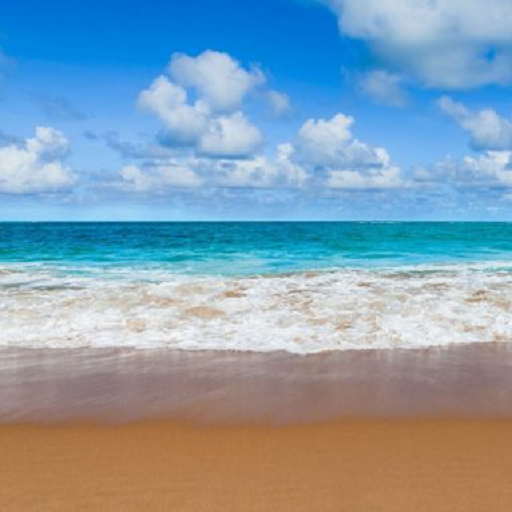
#> input picture Aula 10 - Scripts/praia.png, 512 x 512 px
$ python 'textura - skimage -praia e onda.py'   (older library calls are emulated)
#> lines starting #> are read from the running program, lines starting #| are printed output that depends on the picture
import matplotlib.pyplot as plt

from skimage.feature import greycomatrix, greycoprops
from skimage import data
import skimage
import cv2

PATCH_SIZE = 21

# open the camera image
image = cv2.imread("praia.png",0)
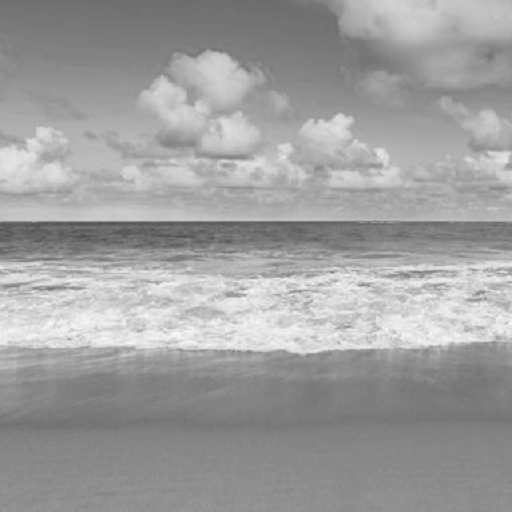
#> image: shape (512, 512); min 78, max 249, mean 158.7
#cv2.imshow("imagem",image)
#cv2.waitKey(0)

# select some patches from grassy areas of the image
grass_locations = [(474, 291), (440, 433), (466, 18), (462, 236)]
grass_patches = []
for loc in grass_locations:
    grass_patches.append(image[loc[0]:loc[0] + PATCH_SIZE,
                               loc[1]:loc[1] + PATCH_SIZE])
#> after the loop, grass_patches = 4 items

# select some patches from sky areas of the image
sky_locations = [(310, 55), (322, 150), (322, 250), (322, 414)]
sky_patches = []
for loc in sky_locations:
    sky_patches.append(image[loc[0]:loc[0] + PATCH_SIZE,
                             loc[1]:loc[1] + PATCH_SIZE])
#> after the loop, sky_patches = 4 items

# compute some GLCM properties each patch
xs = []
ys = []
for patch in (grass_patches + sky_patches):
    glcm =  skimage.feature.graycomatrix(patch, [5], [0], 256, symmetric=True, normed=True)
    xs.append(skimage.feature.graycoprops(glcm, 'dissimilarity')[0, 0])
    ys.append(skimage.feature.graycoprops(glcm, 'correlation')[0, 0])
#> this loop made 8 passes
#> after the loop, xs = [1.8, 0.815, 1.65, 1.31, 8.34, 9.29, 5.53, 8.55]; ys = [0.231, 0.697, 0.595, 0.543, 0.401, 0.563, 0.229, -0.0266]

# create the figure
fig = plt.figure(figsize=(8, 8))

# display original image with locations of patches
ax = fig.add_subplot(3, 2, 1)
ax.imshow(image, cmap=plt.cm.gray, interpolation='nearest',
          vmin=0, vmax=255)
for (y, x) in grass_locations:
    ax.plot(x + PATCH_SIZE / 2, y + PATCH_SIZE / 2, 'gs')
for (y, x) in sky_locations:
    ax.plot(x + PATCH_SIZE / 2, y + PATCH_SIZE / 2, 'bs')
ax.set_xlabel('Imagem original')
ax.set_xticks([])
ax.set_yticks([])
ax.axis('image')

# for each patch, plot (dissimilarity, correlation)
ax = fig.add_subplot(3, 2, 2)
ax.plot(xs[:len(grass_patches)], ys[:len(grass_patches)], 'go',
        label='Areia')
ax.plot(xs[len(grass_patches):], ys[len(grass_patches):], 'bo',
        label='Onda')
ax.set_xlabel('GLCM Dissimilarity')
ax.set_ylabel('GLCM Correlation')
ax.legend()

# display the image patches
for i, patch in enumerate(grass_patches):
    ax = fig.add_subplot(3, len(grass_patches), len(grass_patches)*1 + i + 1)
    ax.imshow(patch, cmap=plt.cm.gray, interpolation='nearest',
              vmin=0, vmax=255)
    ax.set_xlabel('Grass %d' % (i + 1))
#> this loop made 4 passes

for i, patch in enumerate(sky_patches):
    ax = fig.add_subplot(3, len(sky_patches), len(sky_patches)*2 + i + 1)
    ax.imshow(patch, cmap=plt.cm.gray, interpolation='nearest',
              vmin=0, vmax=255)
    ax.set_xlabel('Sky %d' % (i + 1))


# display the patches and plot
fig.suptitle('Caracteristicas extraidas da GLCM', fontsize=14)
plt.show()
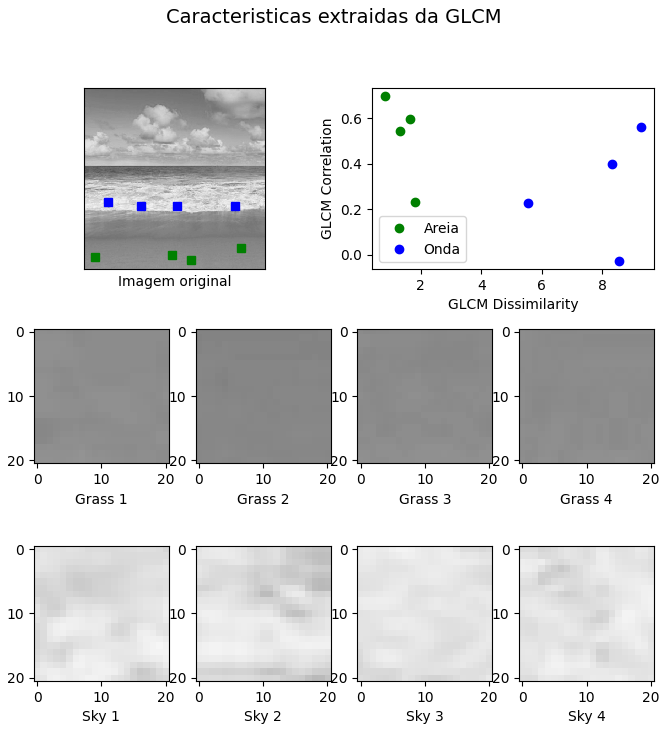
#> figure drawn by matplotlib, 10 panels
